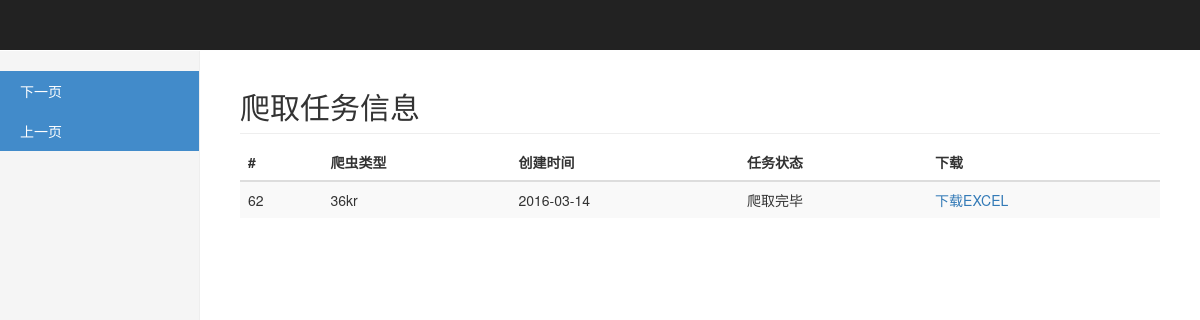
Before: /pages with the older database file.
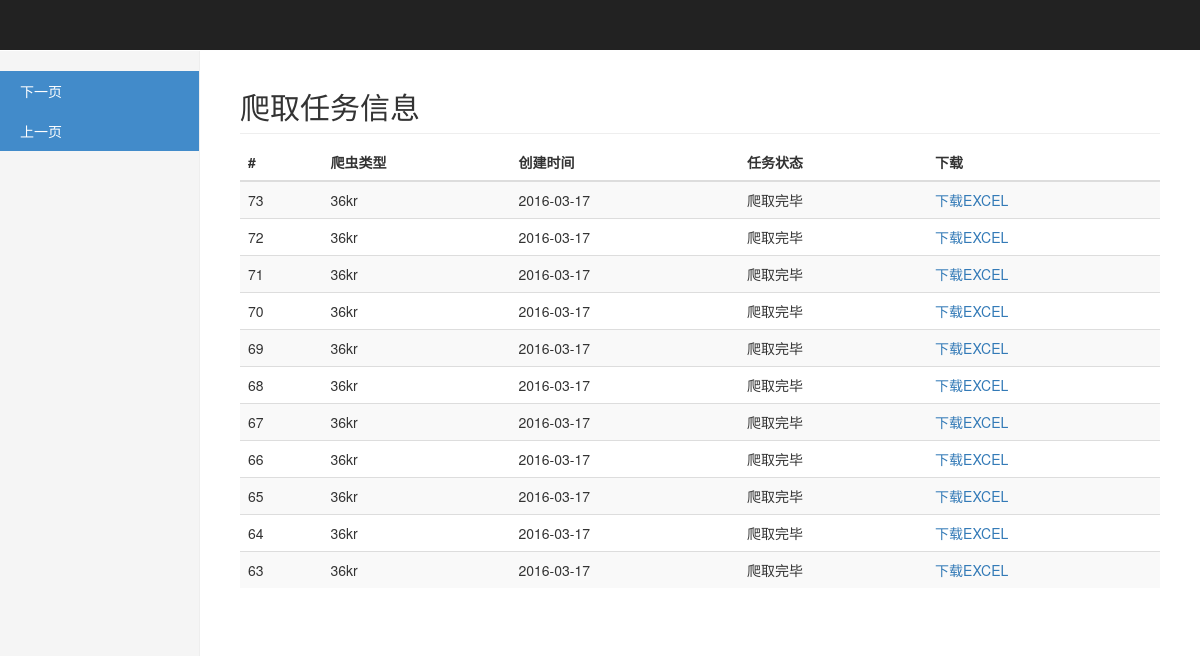
After: the same page with the newer database file.
### tables this page shows
CREATE TABLE crawler_task(
    id INTEGER PRIMARY KEY AUTOINCREMENT,
    crawler_spider VARCHAR(64),
    create_time TimeStamp NOT NULL DEFAULT CURRENT_TIMESTAMP,
    state varchar(1)
);

### web/server.py (the view)
@app.route('/')
@app.route('/pages')
def index():
    page = request.args.get('page', '0')
    sqlite3db = Sqlite3DB()
    tasks = sqlite3db.find_task_by_limit(page)
    return render_template('list.html', list=tasks, pre=0 if int(page) - 20 < 0 else int(page) - 20,
                           next=int(page) + 20)

### db/databases.py (called while the page is built)
    def find_task_by_limit(self, limit):
        sql = "select id,crawler_spider,date(create_time) as today ,state from crawler_task order by id desc limit %s,%s" % (limit, 20)
        cursor = self.connection.cursor()
        cursor.execute(sql)
        tasks = []
        for record in cursor.fetchall():
            task = dict()
            task['id'] = record[0]
            task['crawler_spider'] = record[1]
            task['today'] = record[2]
            task['state'] = record[3]
            tasks.append(task)
        cursor.close()
        return tasks

### web/templates/list.html (shortened to what this page needs)
<!DOCTYPE html>
<html lang="zh-CN">
<head>
    <link href="{{url_for('static', filename='bootstrap.css')}}" rel="stylesheet">
    <link href="{{url_for('static', filename='dashboard.css')}}" rel="stylesheet">
</head>
<body>
<nav class="navbar navbar-inverse navbar-fixed-top">
</nav>
<div class="container-fluid">
    <div class="row">
        <div class="col-sm-3 col-md-2 sidebar">
            <ul class="nav nav-sidebar">
                <li class="active"><a href="pages?page={{next}}">下一页</a></li>
                <li class="active"><a href="pages?page={{pre}}">上一页</a></li>
            </ul>
        </div>
        <div class="col-sm-9 col-sm-offset-3 col-md-10 col-md-offset-2 main">
            <h2 class="sub-header">爬取任务信息</h2>
            <div class="table-responsive">
                <table class="table table-striped">
                    <thead>
                    <tr>
                        <th>#</th>
                        <th>爬虫类型</th>
                        <th>创建时间</th>
                        <th>任务状态</th>
                        <th>下载</th>
                    </tr>
                    </thead>
                    <tbody>
                    {% for item in list %}
                    <tr>
                        <td>{{item.id}}</td>
                        <td>{{item.crawler_spider}}</td>
                        <td>{{item.today}}</td>
                        <td>{% if item.state == 1 %}
                            爬取中
                            {% else %}爬取完毕{% endif %}
                        </td>
                        <td><a href="download/{{item.crawler_spider}}/{{item.today}}" style="cursor">下载EXCEL</a>
                    </tr>
                    {% endfor %}
                    </tbody>
                </table>
            </div>
        </div>
    </div>
</div>
</body>
</html>

### web/static/dashboard.css (style rules this page uses)
body { padding-top: 50px; }
.sub-header { padding-bottom: 10px; border-bottom: 1px solid #eee; }
.navbar-fixed-top { border: 0; }
.sidebar { display: none; }
@media (min-width: 768px) { .sidebar { position: fixed; top: 51px; bottom: 0; left: 0; z-index: 1000; display: block; padding: 20px; overflow-x: hidden; overflow-y: auto; background-color: #f5f5f5; border-right: 1px solid #eee; } }
.nav-sidebar { margin-right: -21px; margin-bottom: 20px; margin-left: -20px; }
.nav-sidebar > li > a { padding-right: 20px; padding-left: 20px; }
.nav-sidebar > .active > a, .nav-sidebar > .active > a:hover, .nav-sidebar > .active > a:focus { color: #fff; background-color: #428bca; }
.main { padding: 20px; }
@media (min-width: 768px) { .main { padding-right: 40px; padding-left: 40px; } }

Changed rows visible on the page:
removed crawler_task: id "62", crawler_spider "36kr", today "2016-03-14", state "爬取完毕"
added crawler_task: id "73", crawler_spider "36kr", today "2016-03-17", state "爬取完毕"
added crawler_task: id "72", crawler_spider "36kr", today "2016-03-17", state "爬取完毕"
added crawler_task: id "71", crawler_spider "36kr", today "2016-03-17", state "爬取完毕"
added crawler_task: id "70", crawler_spider "36kr", today "2016-03-17", state "爬取完毕"
added crawler_task: id "69", crawler_spider "36kr", today "2016-03-17", state "爬取完毕"
added crawler_task: id "68", crawler_spider "36kr", today "2016-03-17", state "爬取完毕"
added crawler_task: id "67", crawler_spider "36kr", today "2016-03-17", state "爬取完毕"
added crawler_task: id "66", crawler_spider "36kr", today "2016-03-17", state "爬取完毕"
added crawler_task: id "65", crawler_spider "36kr", today "2016-03-17", state "爬取完毕"
added crawler_task: id "64", crawler_spider "36kr", today "2016-03-17", state "爬取完毕"
added crawler_task: id "63", crawler_spider "36kr", today "2016-03-17", state "爬取完毕"
